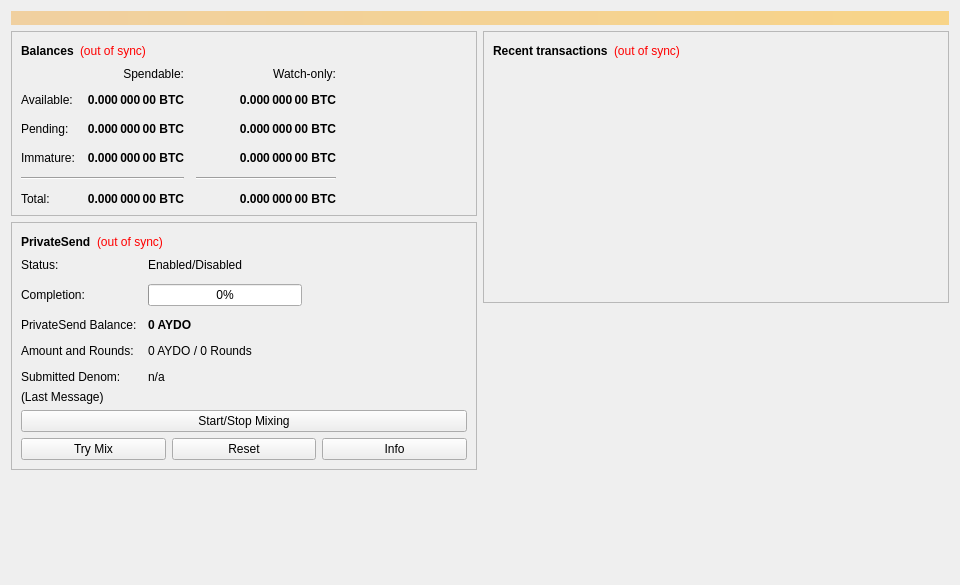
<?xml version="1.0" encoding="UTF-8"?>
<ui version="4.0">
 <class>OverviewPage</class>
 <widget class="QWidget" name="OverviewPage">
  <property name="geometry">
   <rect>
    <x>0</x>
    <y>0</y>
    <width>960</width>
    <height>585</height>
   </rect>
  </property>
  <property name="minimumSize">
   <size>
    <width>960</width>
    <height>0</height>
   </size>
  </property>
  <property name="windowTitle">
   <string>Form</string>
  </property>
  <layout class="QVBoxLayout" name="topLayout">
   <item>
    <widget class="QLabel" name="labelAlerts">
     <property name="visible">
      <bool>false</bool>
     </property>
     <property name="styleSheet">
      <string notr="true">QLabel { background-color: qlineargradient(x1: 0, y1: 0, x2: 1, y2: 0, stop:0 #F0D0A0, stop:1 #F8D488); color:#000000; }</string>
     </property>
     <property name="wordWrap">
      <bool>true</bool>
     </property>
     <property name="margin">
      <number>3</number>
     </property>
     <property name="textInteractionFlags">
      <set>Qt::TextSelectableByMouse</set>
     </property>
    </widget>
   </item>
   <item>
    <layout class="QHBoxLayout" name="horizontalLayout" stretch="1,1">
     <item>
      <layout class="QVBoxLayout" name="verticalLayout_2">
       <item>
        <widget class="QFrame" name="frame">
         <property name="frameShape">
          <enum>QFrame::StyledPanel</enum>
         </property>
         <property name="frameShadow">
          <enum>QFrame::Raised</enum>
         </property>
         <layout class="QVBoxLayout" name="verticalLayout_4">
          <item>
           <layout class="QHBoxLayout" name="horizontalLayout_4">
            <item>
             <widget class="QLabel" name="label_5">
              <property name="font">
               <font>
                <weight>75</weight>
                <bold>true</bold>
               </font>
              </property>
              <property name="text">
               <string>Balances</string>
              </property>
             </widget>
            </item>
            <item>
             <widget class="QLabel" name="labelWalletStatus">
              <property name="toolTip">
               <string>The displayed information may be out of date. Your wallet automatically synchronizes with the Ayardo network after a connection is established, but this process has not completed yet.</string>
              </property>
              <property name="styleSheet">
               <string notr="true">QLabel { color: red; }</string>
              </property>
              <property name="text">
               <string notr="true">(out of sync)</string>
              </property>
              <property name="alignment">
               <set>Qt::AlignLeading|Qt::AlignLeft|Qt::AlignVCenter</set>
              </property>
             </widget>
            </item>
            <item>
             <spacer name="horizontalSpacer_3">
              <property name="orientation">
               <enum>Qt::Horizontal</enum>
              </property>
              <property name="sizeHint" stdset="0">
               <size>
                <width>40</width>
                <height>20</height>
               </size>
              </property>
             </spacer>
            </item>
           </layout>
          </item>
          <item>
           <layout class="QGridLayout" name="gridLayout">
            <property name="spacing">
             <number>12</number>
            </property>
            <item row="2" column="2">
             <widget class="QLabel" name="labelWatchPending">
              <property name="font">
               <font>
                <weight>75</weight>
                <bold>true</bold>
               </font>
              </property>
              <property name="cursor">
               <cursorShape>IBeamCursor</cursorShape>
              </property>
              <property name="toolTip">
               <string>Unconfirmed transactions to watch-only addresses</string>
              </property>
              <property name="text">
               <string notr="true">0.000 000 00 BTC</string>
              </property>
              <property name="alignment">
               <set>Qt::AlignRight|Qt::AlignTrailing|Qt::AlignVCenter</set>
              </property>
              <property name="textInteractionFlags">
               <set>Qt::LinksAccessibleByMouse|Qt::TextSelectableByKeyboard|Qt::TextSelectableByMouse</set>
              </property>
             </widget>
            </item>
            <item row="2" column="1">
             <widget class="QLabel" name="labelUnconfirmed">
              <property name="font">
               <font>
                <weight>75</weight>
                <bold>true</bold>
               </font>
              </property>
              <property name="cursor">
               <cursorShape>IBeamCursor</cursorShape>
              </property>
              <property name="toolTip">
               <string>Total of transactions that have yet to be confirmed, and do not yet count toward the spendable balance</string>
              </property>
              <property name="text">
               <string notr="true">0.000 000 00 BTC</string>
              </property>
              <property name="alignment">
               <set>Qt::AlignRight|Qt::AlignTrailing|Qt::AlignVCenter</set>
              </property>
              <property name="textInteractionFlags">
               <set>Qt::LinksAccessibleByMouse|Qt::TextSelectableByKeyboard|Qt::TextSelectableByMouse</set>
              </property>
             </widget>
            </item>
            <item row="3" column="2">
             <widget class="QLabel" name="labelWatchImmature">
              <property name="font">
               <font>
                <weight>75</weight>
                <bold>true</bold>
               </font>
              </property>
              <property name="cursor">
               <cursorShape>IBeamCursor</cursorShape>
              </property>
              <property name="toolTip">
               <string>Mined balance in watch-only addresses that has not yet matured</string>
              </property>
              <property name="text">
               <string notr="true">0.000 000 00 BTC</string>
              </property>
              <property name="alignment">
               <set>Qt::AlignRight|Qt::AlignTrailing|Qt::AlignVCenter</set>
              </property>
              <property name="textInteractionFlags">
               <set>Qt::LinksAccessibleByMouse|Qt::TextSelectableByKeyboard|Qt::TextSelectableByMouse</set>
              </property>
             </widget>
            </item>
            <item row="4" column="0" colspan="2">
             <widget class="Line" name="lineSpendableBalance">
              <property name="orientation">
               <enum>Qt::Horizontal</enum>
              </property>
             </widget>
            </item>
            <item row="4" column="2">
             <widget class="Line" name="lineWatchBalance">
              <property name="sizePolicy">
               <sizepolicy hsizetype="Preferred" vsizetype="Fixed">
                <horstretch>0</horstretch>
                <verstretch>0</verstretch>
               </sizepolicy>
              </property>
              <property name="minimumSize">
               <size>
                <width>140</width>
                <height>0</height>
               </size>
              </property>
              <property name="orientation">
               <enum>Qt::Horizontal</enum>
              </property>
             </widget>
            </item>
            <item row="5" column="0">
             <widget class="QLabel" name="labelTotalText">
              <property name="text">
               <string>Total:</string>
              </property>
             </widget>
            </item>
            <item row="3" column="1">
             <widget class="QLabel" name="labelImmature">
              <property name="font">
               <font>
                <weight>75</weight>
                <bold>true</bold>
               </font>
              </property>
              <property name="cursor">
               <cursorShape>IBeamCursor</cursorShape>
              </property>
              <property name="toolTip">
               <string>Mined balance that has not yet matured</string>
              </property>
              <property name="text">
               <string notr="true">0.000 000 00 BTC</string>
              </property>
              <property name="alignment">
               <set>Qt::AlignRight|Qt::AlignTrailing|Qt::AlignVCenter</set>
              </property>
              <property name="textInteractionFlags">
               <set>Qt::LinksAccessibleByMouse|Qt::TextSelectableByKeyboard|Qt::TextSelectableByMouse</set>
              </property>
             </widget>
            </item>
            <item row="2" column="3">
             <spacer name="horizontalSpacer_2">
              <property name="orientation">
               <enum>Qt::Horizontal</enum>
              </property>
              <property name="sizeHint" stdset="0">
               <size>
                <width>40</width>
                <height>20</height>
               </size>
              </property>
             </spacer>
            </item>
            <item row="3" column="0">
             <widget class="QLabel" name="labelImmatureText">
              <property name="text">
               <string>Immature:</string>
              </property>
             </widget>
            </item>
            <item row="5" column="1">
             <widget class="QLabel" name="labelTotal">
              <property name="font">
               <font>
                <weight>75</weight>
                <bold>true</bold>
               </font>
              </property>
              <property name="cursor">
               <cursorShape>IBeamCursor</cursorShape>
              </property>
              <property name="toolTip">
               <string>Your current total balance</string>
              </property>
              <property name="text">
               <string notr="true">0.000 000 00 BTC</string>
              </property>
              <property name="alignment">
               <set>Qt::AlignRight|Qt::AlignTrailing|Qt::AlignVCenter</set>
              </property>
              <property name="textInteractionFlags">
               <set>Qt::LinksAccessibleByMouse|Qt::TextSelectableByKeyboard|Qt::TextSelectableByMouse</set>
              </property>
             </widget>
            </item>
            <item row="5" column="2">
             <widget class="QLabel" name="labelWatchTotal">
              <property name="font">
               <font>
                <weight>75</weight>
                <bold>true</bold>
               </font>
              </property>
              <property name="cursor">
               <cursorShape>IBeamCursor</cursorShape>
              </property>
              <property name="toolTip">
               <string>Current total balance in watch-only addresses</string>
              </property>
              <property name="text">
               <string notr="true">0.000 000 00 BTC</string>
              </property>
              <property name="alignment">
               <set>Qt::AlignRight|Qt::AlignTrailing|Qt::AlignVCenter</set>
              </property>
              <property name="textInteractionFlags">
               <set>Qt::LinksAccessibleByMouse|Qt::TextSelectableByKeyboard|Qt::TextSelectableByMouse</set>
              </property>
             </widget>
            </item>
            <item row="0" column="2">
             <widget class="QLabel" name="labelWatchonly">
              <property name="text">
               <string>Watch-only:</string>
              </property>
              <property name="alignment">
               <set>Qt::AlignRight|Qt::AlignTrailing|Qt::AlignVCenter</set>
              </property>
             </widget>
            </item>
            <item row="1" column="0">
             <widget class="QLabel" name="labelBalanceText">
              <property name="text">
               <string>Available:</string>
              </property>
             </widget>
            </item>
            <item row="1" column="1">
             <widget class="QLabel" name="labelBalance">
              <property name="font">
               <font>
                <weight>75</weight>
                <bold>true</bold>
               </font>
              </property>
              <property name="cursor">
               <cursorShape>IBeamCursor</cursorShape>
              </property>
              <property name="toolTip">
               <string>Your current spendable balance</string>
              </property>
              <property name="text">
               <string notr="true">0.000 000 00 BTC</string>
              </property>
              <property name="alignment">
               <set>Qt::AlignRight|Qt::AlignTrailing|Qt::AlignVCenter</set>
              </property>
              <property name="textInteractionFlags">
               <set>Qt::LinksAccessibleByMouse|Qt::TextSelectableByKeyboard|Qt::TextSelectableByMouse</set>
              </property>
             </widget>
            </item>
            <item row="1" column="2">
             <widget class="QLabel" name="labelWatchAvailable">
              <property name="font">
               <font>
                <weight>75</weight>
                <bold>true</bold>
               </font>
              </property>
              <property name="cursor">
               <cursorShape>IBeamCursor</cursorShape>
              </property>
              <property name="toolTip">
               <string>Your current balance in watch-only addresses</string>
              </property>
              <property name="text">
               <string notr="true">0.000 000 00 BTC</string>
              </property>
              <property name="alignment">
               <set>Qt::AlignRight|Qt::AlignTrailing|Qt::AlignVCenter</set>
              </property>
              <property name="textInteractionFlags">
               <set>Qt::LinksAccessibleByMouse|Qt::TextSelectableByKeyboard|Qt::TextSelectableByMouse</set>
              </property>
             </widget>
            </item>
            <item row="2" column="0">
             <widget class="QLabel" name="labelPendingText">
              <property name="text">
               <string>Pending:</string>
              </property>
             </widget>
            </item>
            <item row="0" column="1">
             <widget class="QLabel" name="labelSpendable">
              <property name="text">
               <string>Spendable:</string>
              </property>
              <property name="alignment">
               <set>Qt::AlignRight|Qt::AlignTrailing|Qt::AlignVCenter</set>
              </property>
             </widget>
            </item>
           </layout>
          </item>
         </layout>
        </widget>
       </item>
       <item>
        <widget class="QFrame" name="framePrivateSend">
         <property name="layoutDirection">
          <enum>Qt::LeftToRight</enum>
         </property>
         <property name="frameShape">
          <enum>QFrame::StyledPanel</enum>
         </property>
         <property name="frameShadow">
          <enum>QFrame::Raised</enum>
         </property>
         <layout class="QVBoxLayout" name="VerticalLayout_PS1">
          <item>
           <layout class="QHBoxLayout" name="horizontalLayout_5">
            <item>
             <widget class="QLabel" name="labelPrivateSendHeader">
              <property name="font">
               <font>
                <weight>75</weight>
                <bold>true</bold>
               </font>
              </property>
              <property name="text">
               <string>PrivateSend</string>
              </property>
             </widget>
            </item>
            <item>
             <widget class="QLabel" name="labelPrivateSendSyncStatus">
              <property name="toolTip">
               <string>The displayed information may be out of date. Your wallet automatically synchronizes with the Ayardo network after a connection is established, but this process has not completed yet.</string>
              </property>
              <property name="styleSheet">
               <string notr="true">QLabel { color: red; }</string>
              </property>
              <property name="text">
               <string notr="true">(out of sync)</string>
              </property>
              <property name="alignment">
               <set>Qt::AlignLeading|Qt::AlignLeft|Qt::AlignVCenter</set>
              </property>
             </widget>
            </item>
            <item>
             <spacer name="horizontalSpacer_4">
              <property name="orientation">
               <enum>Qt::Horizontal</enum>
              </property>
              <property name="sizeHint" stdset="0">
               <size>
                <width>40</width>
                <height>20</height>
               </size>
              </property>
             </spacer>
            </item>
           </layout>
          </item>
          <item>
           <layout class="QFormLayout" name="privateSendFormLayout">
            <property name="fieldGrowthPolicy">
             <enum>QFormLayout::AllNonFixedFieldsGrow</enum>
            </property>
            <property name="horizontalSpacing">
             <number>11</number>
            </property>
            <property name="verticalSpacing">
             <number>12</number>
            </property>
            <item row="0" column="0">
             <widget class="QLabel" name="labelPrivateSendEnabledText">
              <property name="text">
               <string>Status:</string>
              </property>
             </widget>
            </item>
            <item row="0" column="1">
             <widget class="QLabel" name="labelPrivateSendEnabled">
              <property name="text">
               <string>Enabled/Disabled</string>
              </property>
             </widget>
            </item>
            <item row="1" column="0">
             <widget class="QLabel" name="labelCompletitionText">
              <property name="text">
               <string>Completion:</string>
              </property>
             </widget>
            </item>
            <item row="1" column="1">
             <widget class="QProgressBar" name="privateSendProgress">
              <property name="maximumSize">
               <size>
                <width>154</width>
                <height>16777215</height>
               </size>
              </property>
              <property name="value">
               <number>0</number>
              </property>
             </widget>
            </item>
            <item row="2" column="0">
             <widget class="QLabel" name="labelAnonymizedText">
              <property name="text">
               <string>PrivateSend Balance:</string>
              </property>
             </widget>
            </item>
            <item row="2" column="1">
             <widget class="QLabel" name="labelAnonymized">
              <property name="font">
               <font>
                <weight>75</weight>
                <bold>true</bold>
               </font>
              </property>
              <property name="text">
               <string notr="true">0 AYDO</string>
              </property>
             </widget>
            </item>
            <item row="3" column="0">
             <widget class="QLabel" name="labelAmountAndRoundsText">
              <property name="text">
               <string>Amount and Rounds:</string>
              </property>
             </widget>
            </item>
            <item row="3" column="1">
             <widget class="QLabel" name="labelAmountRounds">
              <property name="text">
               <string>0 AYDO / 0 Rounds</string>
              </property>
             </widget>
            </item>
            <item row="4" column="0">
             <widget class="QLabel" name="labelSubmittedDenomText">
              <property name="text">
               <string>Submitted Denom:</string>
              </property>
             </widget>
            </item>
            <item row="4" column="1">
             <widget class="QLabel" name="labelSubmittedDenom">
              <property name="toolTip">
               <string>The denominations you submitted to the Masternode.&lt;br&gt;To mix, other users must submit the exact same denominations.</string>
              </property>
              <property name="text">
               <string>n/a</string>
              </property>
             </widget>
            </item>
           </layout>
          </item>
          <item>
           <layout class="QVBoxLayout" name="VerticalLayout_PS">
            <item>
             <widget class="QLabel" name="labelPrivateSendLastMessage">
              <property name="text">
               <string>(Last Message)</string>
              </property>
              <property name="alignment">
               <set>Qt::AlignLeading|Qt::AlignLeft|Qt::AlignTop</set>
              </property>
              <property name="wordWrap">
               <bool>true</bool>
              </property>
             </widget>
            </item>
            <item>
             <widget class="QPushButton" name="togglePrivateSend">
              <property name="sizePolicy">
               <sizepolicy hsizetype="MinimumExpanding" vsizetype="Fixed">
                <horstretch>0</horstretch>
                <verstretch>0</verstretch>
               </sizepolicy>
              </property>
              <property name="text">
               <string>Start/Stop Mixing</string>
              </property>
             </widget>
            </item>
            <item>
             <layout class="QHBoxLayout" name="horizontalLayout_debugbuttons">
              <item>
               <widget class="QPushButton" name="privateSendAuto">
                <property name="sizePolicy">
                 <sizepolicy hsizetype="MinimumExpanding" vsizetype="Fixed">
                  <horstretch>0</horstretch>
                  <verstretch>0</verstretch>
                 </sizepolicy>
                </property>
                <property name="toolTip">
                 <string>Try to manually submit a PrivateSend request.</string>
                </property>
                <property name="text">
                 <string>Try Mix</string>
                </property>
               </widget>
              </item>
              <item>
               <widget class="QPushButton" name="privateSendReset">
                <property name="sizePolicy">
                 <sizepolicy hsizetype="MinimumExpanding" vsizetype="Fixed">
                  <horstretch>0</horstretch>
                  <verstretch>0</verstretch>
                 </sizepolicy>
                </property>
                <property name="toolTip">
                 <string>Reset the current status of PrivateSend (can interrupt PrivateSend if it's in the process of Mixing, which can cost you money!)</string>
                </property>
                <property name="autoFillBackground">
                 <bool>false</bool>
                </property>
                <property name="text">
                 <string>Reset</string>
                </property>
               </widget>
              </item>
              <item>
               <widget class="QPushButton" name="privateSendInfo">
                <property name="sizePolicy">
                 <sizepolicy hsizetype="MinimumExpanding" vsizetype="Fixed">
                  <horstretch>0</horstretch>
                  <verstretch>0</verstretch>
                 </sizepolicy>
                </property>
                <property name="toolTip">
                 <string>Information about PrivateSend and Mixing</string>
                </property>
                <property name="text">
                 <string>Info</string>
                </property>
               </widget>
              </item>
             </layout>
            </item>
           </layout>
          </item>
         </layout>
        </widget>
       </item>
       <item>
        <spacer name="verticalSpacer">
         <property name="orientation">
          <enum>Qt::Vertical</enum>
         </property>
         <property name="sizeHint" stdset="0">
          <size>
           <width>20</width>
           <height>40</height>
          </size>
         </property>
        </spacer>
       </item>
      </layout>
     </item>
     <item>
      <layout class="QVBoxLayout" name="verticalLayout_3">
       <item>
        <widget class="QFrame" name="frame_2">
         <property name="frameShape">
          <enum>QFrame::StyledPanel</enum>
         </property>
         <property name="frameShadow">
          <enum>QFrame::Raised</enum>
         </property>
         <layout class="QVBoxLayout" name="verticalLayout">
          <item>
           <layout class="QHBoxLayout" name="horizontalLayout_2">
            <item>
             <widget class="QLabel" name="label_4">
              <property name="font">
               <font>
                <weight>75</weight>
                <bold>true</bold>
               </font>
              </property>
              <property name="text">
               <string>Recent transactions</string>
              </property>
             </widget>
            </item>
            <item>
             <widget class="QLabel" name="labelTransactionsStatus">
              <property name="toolTip">
               <string>The displayed information may be out of date. Your wallet automatically synchronizes with the Ayardo network after a connection is established, but this process has not completed yet.</string>
              </property>
              <property name="styleSheet">
               <string notr="true">QLabel { color: red; }</string>
              </property>
              <property name="text">
               <string notr="true">(out of sync)</string>
              </property>
              <property name="alignment">
               <set>Qt::AlignLeading|Qt::AlignLeft|Qt::AlignVCenter</set>
              </property>
             </widget>
            </item>
            <item>
             <spacer name="horizontalSpacer">
              <property name="orientation">
               <enum>Qt::Horizontal</enum>
              </property>
              <property name="sizeHint" stdset="0">
               <size>
                <width>40</width>
                <height>20</height>
               </size>
              </property>
             </spacer>
            </item>
           </layout>
          </item>
          <item>
           <widget class="QListView" name="listTransactions">
            <property name="styleSheet">
             <string notr="true">QListView { background: transparent; }</string>
            </property>
            <property name="frameShape">
             <enum>QFrame::NoFrame</enum>
            </property>
            <property name="verticalScrollBarPolicy">
             <enum>Qt::ScrollBarAlwaysOff</enum>
            </property>
            <property name="horizontalScrollBarPolicy">
             <enum>Qt::ScrollBarAlwaysOff</enum>
            </property>
            <property name="selectionMode">
             <enum>QAbstractItemView::NoSelection</enum>
            </property>
           </widget>
          </item>
         </layout>
        </widget>
       </item>
       <item>
        <spacer name="verticalSpacer_2">
         <property name="orientation">
          <enum>Qt::Vertical</enum>
         </property>
         <property name="sizeHint" stdset="0">
          <size>
           <width>20</width>
           <height>40</height>
          </size>
         </property>
        </spacer>
       </item>
      </layout>
     </item>
    </layout>
   </item>
  </layout>
 </widget>
 <resources/>
 <connections/>
</ui>
